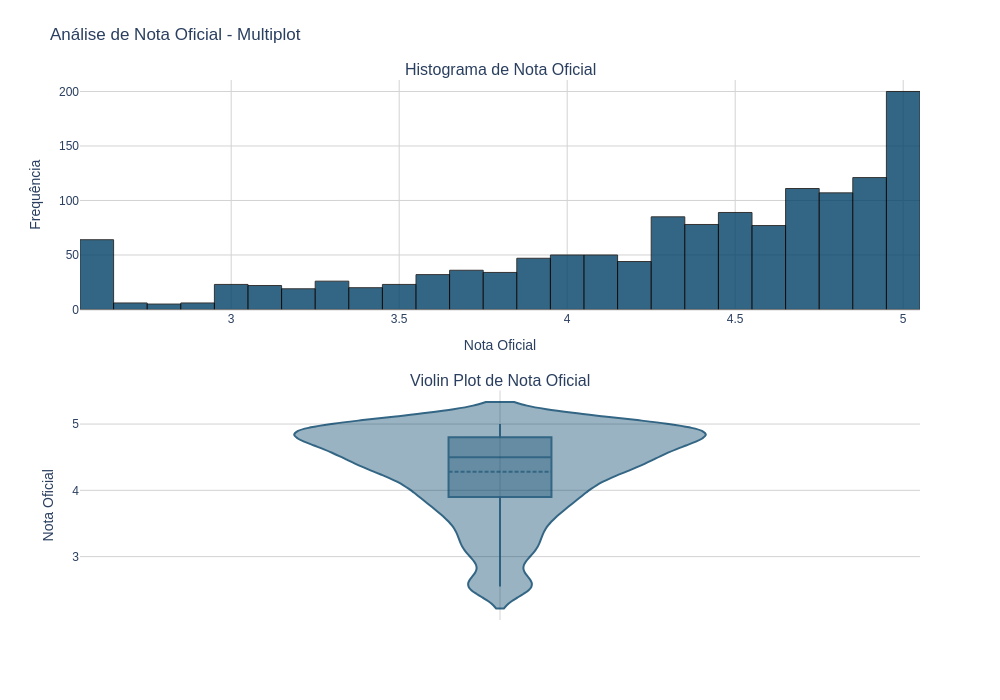

Notebook code for this chart:
### Markdown cell above
#### 3.13 Análise visual da nota oficial
O intuito dessa célula é criar um gráfico múltiplo com histograma e violin plot da variável Nota_Oficial, permitindo visualizar a distribuição das notas, densidade, presença de outliers e posição da média de forma detalhada.

### Code cell
import plotly.graph_objects as go
from plotly.subplots import make_subplots


# Criar subplots com 2 linhas e 1 coluna para acomodar o histograma e o violin plot
fig = make_subplots(
    rows=2,
    cols=1,
    subplot_titles=('Histograma de Nota Oficial', 'Violin Plot de Nota Oficial'), # Títulos para cada subplot
    vertical_spacing=0.15 # Aumentar o espaço vertical entre os subplots para evitar sobreposição de títulos/rótulos
)

# Adicionar o histograma para a coluna 'Nota_Oficial'
fig.add_trace(
    go.Histogram(
        x=df_consolidado['Nota_Oficial'], # Dados para o histograma
        nbinsx=30, # Número de bins no histograma
        name='', # Nome da trace (não exibido com showlegend=False)
        marker=dict(
            color='#004066', # Cor das barras do histograma
            opacity=0.8, # Opacidade das barras
            line=dict(color='black', width=1) # Adiciona borda preta às barras
        )
    ),
    row=1, col=1 # Posicionar no primeiro subplot (primeira linha, primeira coluna)
)

# Adicionar o violin plot para a coluna 'Nota_Oficial'
fig.add_trace(
    go.Violin(
        y=df_consolidado['Nota_Oficial'], # Dados para o violin plot
        name='', # Nome da trace
        marker_color='#004066', # Cor do violin plot
        opacity=0.8, # Opacidade
        box_visible=True, # Mostrar box plot dentro do violin plot
        meanline_visible=True # Mostrar linha da média
    ),
    row=2, col=1 # Posicionar no segundo subplot (segunda linha, primeira coluna)
)


# Atualizar configurações gerais de layout do gráfico
fig.update_layout(
    title_text="Análise de Nota Oficial - Multiplot", # Título principal do gráfico
    height=900, # Altura do gráfico em pixels
    showlegend=False, # Não mostrar a legenda
    plot_bgcolor='white', # Cor de fundo da área de plotagem
    paper_bgcolor='white', # Cor de fundo do papel (área fora da plotagem)
    font=dict(family="Arial"), # Fonte do texto do gráfico
    margin=dict(t=80) # Aumentar margem superior para o título principal não ficar muito próximo do topo
)

# Atualizar layout dos eixos do histograma
fig.update_xaxes(title_text="Nota Oficial", row=1, col=1, gridcolor='lightgray', zerolinecolor='lightgray') # Rótulo do eixo X
fig.update_yaxes(title_text="Frequência", row=1, col=1, gridcolor='lightgray', zerolinecolor='lightgray') # Rótulo do eixo Y

# Atualizar layout dos eixos do violin plot
fig.update_xaxes(title_text="", row=2, col=1, gridcolor='lightgray', zerolinecolor='lightgray') # Remover rótulo do eixo X para evitar redundância
fig.update_yaxes(title_text="Nota Oficial", row=2, col=1, gridcolor='lightgray', zerolinecolor='lightgray') # Rótulo do eixo Y


fig.update_layout(height=700, width=1000) # Ajustar altura e largura finais do gráfico
# Mostrar o gráfico
fig.show(renderer="browser")

### Figure 1 — Plotly figure (JSON) as saved in the notebook; plotly's stock layout.template omitted (floating-point values rounded to 4 significant figures; data arrays with more than 128 entries replaced by an {"elided": "..."} marker saying what was removed)
{"data": [{"marker": {"color": "#004066", "line": {"color": "black", "width": 1}, "opacity": 0.8}, "name": "", "nbinsx": 30, "type": "histogram", "x": {"elided": "1375 float values"}, "xaxis": "x", "yaxis": "y"}, {"box": {"visible": true}, "marker": {"color": "#004066"}, "meanline": {"visible": true}, "name": "", "opacity": 0.8, "type": "violin", "xaxis": "x2", "y": {"elided": "1375 float values"}, "yaxis": "y2"}], "layout": {"annotations": [{"font": {"size": 16}, "showarrow": false, "text": "Histograma de Nota Oficial", "x": 0.5, "xanchor": "center", "xref": "paper", "y": 1, "yanchor": "bottom", "yref": "paper"}, {"font": {"size": 16}, "showarrow": false, "text": "Violin Plot de Nota Oficial", "x": 0.5, "xanchor": "center", "xref": "paper", "y": 0.425, "yanchor": "bottom", "yref": "paper"}], "font": {"family": "Arial"}, "height": 700, "margin": {"t": 80}, "paper_bgcolor": "white", "plot_bgcolor": "white", "showlegend": false, "title": {"text": "Análise de Nota Oficial - Multiplot"}, "width": 1000, "xaxis": {"anchor": "y", "domain": [0, 1], "gridcolor": "lightgray", "title": {"text": "Nota Oficial"}, "zerolinecolor": "lightgray"}, "xaxis2": {"anchor": "y2", "domain": [0, 1], "gridcolor": "lightgray", "title": {"text": ""}, "zerolinecolor": "lightgray"}, "yaxis": {"anchor": "x", "domain": [0.575, 1], "gridcolor": "lightgray", "title": {"text": "Frequência"}, "zerolinecolor": "lightgray"}, "yaxis2": {"anchor": "x2", "domain": [0, 0.425], "gridcolor": "lightgray", "title": {"text": "Nota Oficial"}, "zerolinecolor": "lightgray"}}}
